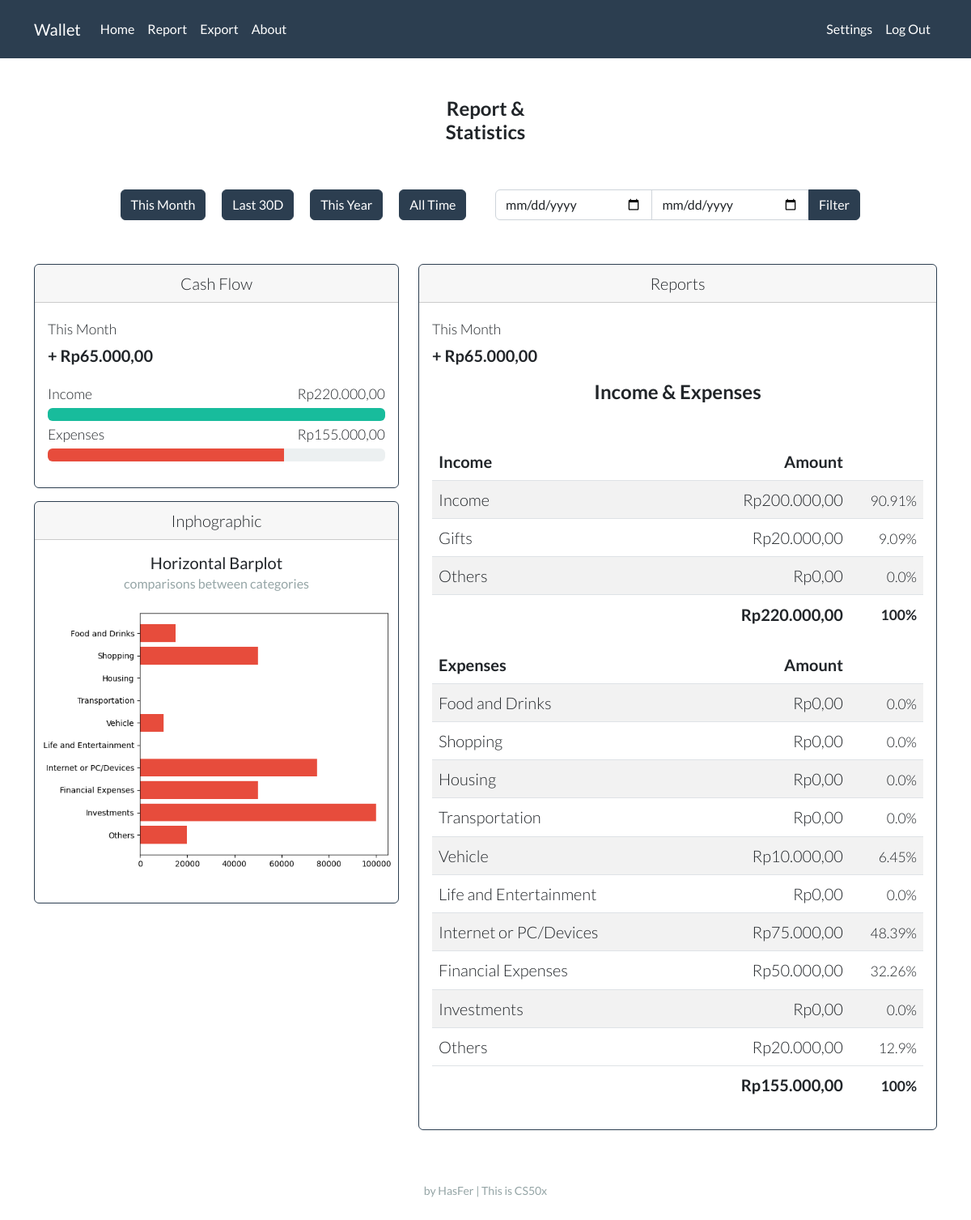
Page /report (signed in) on the committed database.
### tables this page shows
CREATE TABLE account (
                category TEXT,
                name TEXT
                );

### report.py (the view, shortened to what this page needs)
@report_page.route("/report", methods=["GET", "POST"])
@login_required
def report():
    con, cur = connect_db()
    if request.form.get('filter_btn') == 'This Month' or request.method == "GET":
        year_now = str(datetime.now().year)
        month_now = str(datetime.now().month)
        date_filter = year_now + '%' + month_now + '%'
        label = 'This Month'
    elif request.form.get('filter_btn') == 'All Time':
        date_filter = '%'
        label = 'All Time'
    elif request.form.get('filter_btn') == 'This Year':
        year_now = str(datetime.now().year)
        date_filter = year_now + '%'
        label = 'This Year'
    elif request.form.get('filter_btn') == 'Last 30D':
        label = "Last 30 Days"
    elif request.form.get('filter_btn') == 'between':
        start_date = request.form.get('start_date')
        end_date = request.form.get('end_date')
        label = 'Between ' + start_date + ' and ' + end_date
    else:
        date_filter = '0'
        label = None
    if request.form.get('filter_btn') == 'between':
        res = cur.execute("SELECT account_name, amount FROM records WHERE user_id = ? AND account_category = ? AND date BETWEEN ? AND ?",
                            (session["user_id"], "Income", start_date, end_date))
        income_name_amount = list(res.fetchall())
        res = cur.execute("SELECT account_name, amount FROM records WHERE user_id = ? AND account_category = ? AND date BETWEEN ? AND ?",
                            (session["user_id"], "Expense", start_date, end_date))
        expense_name_amount = list(res.fetchall())
    else:
        res = cur.execute("SELECT account_name, amount FROM records WHERE user_id = ? AND account_category = ? AND date LIKE ?",
                            (session["user_id"], "Income", date_filter))
        income_name_amount = list(res.fetchall())
        res = cur.execute("SELECT account_name, amount FROM records WHERE user_id = ? AND account_category = ? AND date LIKE ?",
                            (session["user_id"], "Expense", date_filter))
        expense_name_amount = list(res.fetchall())
    income_list_totalamount, expense_list_totalamount = account_name_list('', 0.0)
    for i in income_name_amount:
        for j in income_list_totalamount:
            if i[0] == j[0]:
                j[1] += i[1]
    total_income = 0
    for i in income_list_totalamount:
        total_income += i[1]
    for i in expense_name_amount:
        for j in expense_list_totalamount:
            if i[0] == j[0]:
                j[1] += i[1]
    total_expense = 0
    for i in expense_list_totalamount:
        total_expense += i[1]
    j = 0
    for i in income_list_totalamount:
        try:
            income_list_totalamount[j].append(round(i[1] / total_income * 100, 2))
        except ZeroDivisionError:
            income_list_totalamount[j].append(0)
        j += 1
    j = 0
    for i in expense_list_totalamount:
        try:
            expense_list_totalamount[j].append(round(i[1] / total_expense * 100, 2))
        except ZeroDivisionError:
            expense_list_totalamount[j].append(0)
        j += 1
    income_list_amount_f = []
    for i in income_list_totalamount:
        income_list_amount_f.append(list(i))
    i = 0
    length = len(income_list_amount_f)
    while i < length:
        income_list_amount_f[i][1] = idr(income_list_amount_f[i][1])
        i += 1
    expense_list_amount_f = []
    for i in expense_list_totalamount:
        expense_list_amount_f.append(list(i))
    i = 0
    length = len(expense_list_amount_f)
    while i < length:
        expense_list_amount_f[i][1] = idr(expense_list_amount_f[i][1])
        i += 1
    total_income_f = idr(total_income)
    total_expense_f = idr(total_expense)
    if total_income > total_expense:
        income_percent = 100
        try:
            expense_percent = round(total_expense / total_income, 2) * 100
        except ZeroDivisionError:
            expense_percent = 0
        diff = "+ " + idr(total_income - total_expense)
    else:
        income_percent = 100
        expense_percent = 100
        diff = idr(0)
    bars_expense = []
    height_expense = []
    for i in reversed(expense_list_totalamount):
        print(i)
        bars_expense.append(i[0])
        height_expense.append(i[1])
    if sum(height_expense) == 0:
        img_name = "blank"
    else:
        img_name = str(session["user_id"]) + "e"
        horizontal_bar(height_expense, bars_expense, img_name, bar_color='#e74c3c')
    con.close()
    return render_template("report.html", total_income_f=total_income_f, total_expense_f=total_expense_f, diff=diff, income_percent=income_percent, expense_percent=expense_percent, income_list_amount_f=income_list_amount_f, expense_list_amount_f=expense_list_amount_f, label=label, img_name=img_name)

### helpers.py (called while the page is built)
def login_required(f):
    @wraps(f)
    def decorated_function(*args, **kwargs):
        if session.get("user_id") is None:
            return redirect("/login")
        return f(*args, **kwargs)
    return decorated_function

def connect_db(db="wallet.db"):
    con = sqlite3.connect(db)
    cur = con.cursor()
    return con, cur

def idr(value):
    value = f"Rp{value:,.2f}"
    rupiah = value.replace(".", "#")
    rupiah = rupiah.replace(",", ".")
    rupiah = rupiah.replace("#", ",")
    return rupiah

def account_name_list(selected='', plug=''):
    con, cur = connect_db()
    res = cur.execute("SELECT * FROM account")
    income_list = []
    expense_list = []
    for i in res:
        if i[0] == 'Income':
            if i[1] == selected:
                income_list.append([i[1], 'selected'])
            else:
                income_list.append([i[1], plug])
        else:
            if i[1] == selected:
                expense_list.append([i[1], 'selected'])
            else:
                expense_list.append([i[1], plug])
    con.close()
    return income_list, expense_list

def horizontal_bar(height, bars, file_name="foo", bar_color='#69b3a2'):
    y_pos = arange(len(bars))
    plt.barh(y_pos, height, color=bar_color)
    plt.yticks(y_pos, bars)
    plt.tight_layout()
    plt.savefig("static/img/" + file_name + ".png")

### templates/report.html (shortened to what this page needs)
{% extends "layout.html" %}
{% block main %}
<h4 class="mb-5 fw-bold">Report & <br> Statistics</h4>
<div class="row">
    <div class="col-lg-1 mb-3"></div>
    <div class="col-lg-5 mb-3">
        <form action="/report" method="post">
            <button name="filter_btn" value="This Month" type="submit" class="btn btn-primary m-2">This Month</button>
            <button name="filter_btn" value="Last 30D" type="submit" class="btn btn-primary m-2">Last 30D</button>
            <button name="filter_btn" value="This Year" type="submit" class="btn btn-primary m-2">This Year</button>
            <button name="filter_btn" value="All Time" type="submit" class="btn btn-primary m-2">All Time</button>
        </form>
    </div>
    <div class="col-lg-5">
        <form action="/report" method="post">
            <div class="input-group mb-3">
                <input name="start_date" type="date" class="form-control mt-2">
                <input name="end_date" type="date" class="form-control mt-2">
                <button name="filter_btn" value="between" class="btn btn-primary mt-2" type="submit" id="button-addon2">Filter</button>
            </div>
        </form>
    </div>
</div>
<br>
<div class="row">
    <div class="col-lg-5">
        <div class="card border-primary mb-3" >
            <div class="card-header">Cash Flow</div>
            <div class="card-body">
                <p class="mb-1 text-start"><small>{{ label }}</small></p>
                <p class="card-text text-start"><span class="fw-bold">{{ diff }}</span></p>
                <p class="mb-1 text-start"><small>
                    Income
                    <span class="mt-1" style="float:right;">{{ total_income_f }}</span>
                </small></p>
                <div class="progress">
                    <div class="progress-bar bg-success" role="progressbar" style="width: {{ income_percent }}%;" aria-valuenow="{{ income_percent }}" aria-valuemin="0" aria-valuemax="100"></div>
                </div>
                <p class="mb-1 text-start"><small>
                        Expenses
                        <span class="mt-1" style="float:right;">{{ total_expense_f }}</span>
                </small></p>
                <div class="progress">
                    <div class="progress-bar bg-danger" role="progressbar" style="width: {{ expense_percent }}%;" aria-valuenow="{{ expense_percent }}" aria-valuemin="0" aria-valuemax="100"></div>
                </div>
            </div>
        </div>
        <div class="card border-primary mb-3">
            <div class="card-header">Inphographic</div>
            <div class="card-body">
                <h5 class="card-title">Horizontal Barplot</h5>
                <h6 class="card-subtitle text-muted">comparisons between categories</h6>
            </div>
            <a href="static/img/{{ img_name }}.png" target="_blank">
                <img src="static/img/{{ img_name }}.png" class="img-fluid" alt="plot">
            </a>
            <div class="card-body">
            </div>
        </div>
    </div>
    <div class="col-lg-7">
        <div class="card border-primary mb-3">
            <div class="card-header">Reports</div>
            <div class="card-body">
                <p class="mb-1 text-start"><small>{{ label }}</small></p>
                <p class="card-text text-start"><span class="fw-bold">{{ diff }}</span></p>
                <h4 class="mb-5 fw-bold">Income & Expenses</h4>
                <table class="table table-striped">
                    <thead>
                        <tr>
                            <th class="text-start">Income</th>
                            <th class="text-end">Amount</th>
                            <th class="text-end" style="width:15%;"></th>
                        </tr>
                    </thead>
                    <tbody>
                        {% for i in income_list_amount_f %}
                        <tr>
                            <td class="text-start">{{ i[0] }}</td>
                            <td class="text-end">{{ i[1] }}</td>
                            <td class="text-end"><small>{{ i[2] }}%</small></td>
                        </tr>
                        {% endfor %}
                    </tbody>
                    <tfoot>
                        <tr>
                            <td class="border-0"></td>
                            <td class="border-0 fw-bold text-end">{{ total_income_f }}</td>
                            <td class="border-0 fw-bold text-end"><small>100%</small></td>
                        </tr>
                    </tfoot>
                </table>
                <table class="table table-striped">
                    <thead>
                        <tr>
                            <th class="text-start">Expenses</th>
                            <th class="text-end">Amount</th>
                            <th class="text-end" style="width:15%;"></th>
                        </tr>
                    </thead>
                    <tbody>
                        {% for i in expense_list_amount_f %}
                        <tr>
                            <td class="text-start">{{ i[0] }}</td>
                            <td class="text-end">{{ i[1] }}</td>
                            <td class="text-end"><small>{{ i[2] }}%</small></td>
                        </tr>
                        {% endfor %}
                    </tbody>
                    <tfoot>
                        <tr>
                            <td class="border-0"></td>
                            <td class="border-0 fw-bold text-end">{{ total_expense_f }}</td>
                            <td class="border-0 fw-bold text-end"><small>100%</small></td>
                        </tr>
                    </tfoot>
                </table>
            </div>
        </div>
    </div>
</div>
{% endblock %}

### rows in the picture
account: name "Income", i "Rp200.000,00", i "90.91"
account: name "Gifts", i "Rp20.000,00", i "9.09"
account: name "Others", i "Rp0,00", i "0.0"
account: name "Food and Drinks", i "Rp0,00", i "0.0"
account: name "Shopping", i "Rp0,00", i "0.0"
account: name "Housing", i "Rp0,00", i "0.0"
account: name "Transportation", i "Rp0,00", i "0.0"
account: name "Vehicle", i "Rp10.000,00", i "6.45"
account: name "Life and Entertainment", i "Rp0,00", i "0.0"
account: name "Internet or PC/Devices", i "Rp75.000,00", i "48.39"
account: name "Financial Expenses", i "Rp50.000,00", i "32.26"
account: name "Investments", i "Rp0,00", i "0.0"
account: name "Others", i "Rp20.000,00", i "12.9"

### other values in the picture
{{ label }} "This Month"
{{ diff }} "+ Rp65.000,00"
{{ total_income_f }} "Rp220.000,00"
{{ total_expense_f }} "Rp155.000,00"
